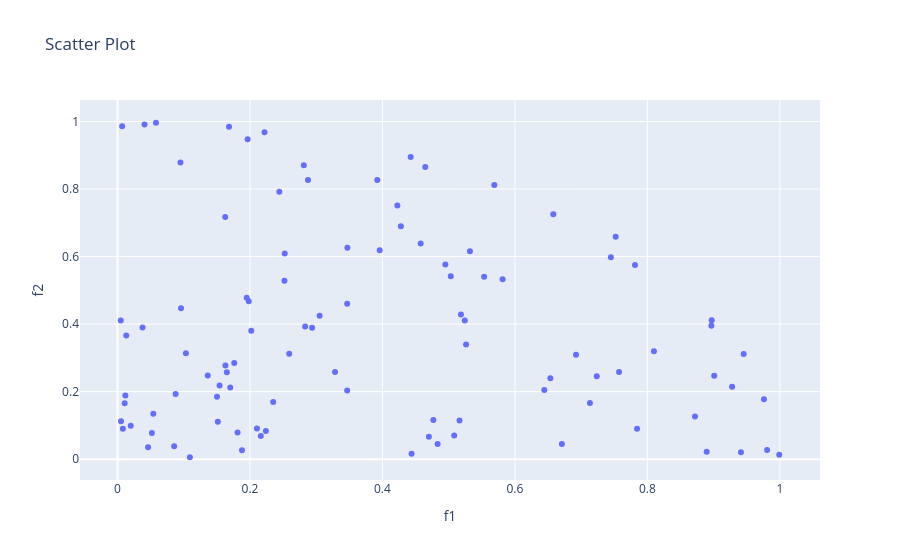

Here is the notebook cell this chart was saved with:
### Markdown cell above
### f1 vs f2

### Code cell
scatter = px.scatter(
            df2,
            x=df2["f1"],
            y=df2["f2"],
            labels={"df2[f1]": "f1", "df2[f2]": "f2"},
            title="Scatter Plot",
        )
scatter.show()
